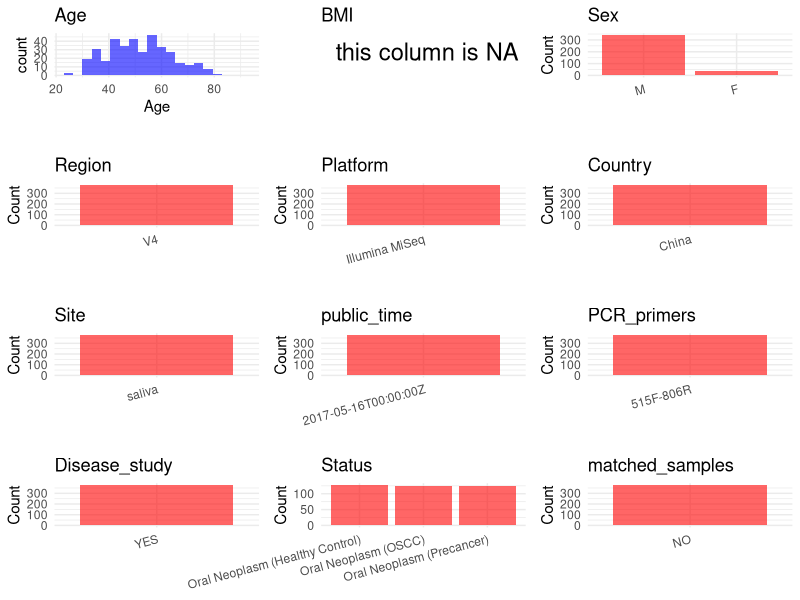

This figure's R source: (Note: this script raises an error after producing the figure.)
## ---- chunk 1
library(tidyverse)
library(ggplot2)
library(cowplot)

setwd("C:/Users/zyc/Desktop/oral_project/PRJNA386665")
initial_meta <- read.csv("SraRunTable.csv", header = TRUE) 
head(initial_meta)
## ---- chunk 2
metadata <- data.frame(
  BioProject = initial_meta$BioProject,
  Run = initial_meta$Run,
  sample_name = initial_meta$Sample.Name,
  Age = initial_meta$Host_Age, 
  BMI = NA,  
  Sex = initial_meta$host_sex,
  Region = "V4",
  Platform = initial_meta$Instrument,
  Country = initial_meta$geo_loc_name_country,
  Site = initial_meta$env_material,
  public_time = initial_meta$ReleaseDate,
  matched_samples = "NO",
  Status = initial_meta$Host_disease,
  stringsAsFactors = FALSE
)
## ---- chunk 3
 metadata <- metadata %>%
  mutate(Sex = recode(Sex, "female" = "F", "male" = "M"))
metadata <-metadata%>%
  mutate(Country = case_when(Country == "Taiwan" ~ "China"))

## ---- chunk 4
metadata$title <- "Bacterial alterations in salivary microbiota and their association in oral cancer"
metadata$Disease_study <- "YES"
metadata$PCR_primers <- "515F-806R"

head(metadata)
## ---- chunk 5
print(paste("Number of unique runs:", length(unique(metadata$Run))))
print(paste("Number of unique sample names:", length(unique(metadata$sample_name))))
## ---- chunk 6
plot_data <- metadata %>%
  select(-BioProject, -Run, -sample_name, -title)

# Function to create simple plots for each column
create_simple_plots <- function(data) {
  plots <- list()
  
  for (col in colnames(data)) {
    # Check if the column is all NA
    if (all(is.na(data[[col]]))) {
      # Create an empty plot with text indicating all NA
      p <- ggplot() +
        annotate("text", x = 0.5, y = 0.5, label = "this column is NA", size = 6) +
        labs(title = col) +
        theme_void()
    } else if (is.numeric(data[[col]])) {
      # Numeric variable: histogram
      p <- ggplot(data, aes(x = .data[[col]])) +
        geom_histogram(fill = "blue", alpha = 0.6, bins = 20, na.rm = TRUE) +
        labs(title = col) +
        theme_minimal()
    } else {
      # Categorical variable: bar plot (remove NA values)
      count_data <- as.data.frame(table(data[[col]], useNA = "ifany"))
      p <- ggplot(count_data, aes(x = reorder(Var1, -Freq), y = Freq)) +
        geom_col(fill = "red", alpha = 0.6) +
        labs(title = col, x = NULL, y = "Count") +
        theme_minimal() +
        theme(axis.text.x = element_text(angle = 15, hjust = 1))
    }
    plots[[col]] <- p
  }
  
  return(plots)
}


plots <- create_simple_plots(plot_data)
p<-plot_grid(plots$Age, 
          plots$BMI, 
          plots$Sex, 
          plots$Region, 
          plots$Platform, 
          plots$Country, 
          plots$Site,
          plots$public_time, 
          plots$PCR_primers,
          plots$Disease_study,
          plots$Status,
          plots$matched_samples,# add 
          ncol = 3, align = "hv", axis = "lb")
ggsave("Metadata_Summary.png", plot = p, width = 8, height = 6, dpi = 150)


## ---- chunk 7
knitr::include_graphics("Metadata_Summary.png")
## ---- chunk 8
metadata <- metadata[, c(
  "BioProject", "Run", "sample_name", "Age", "BMI", "Sex", 
  "Region", "Platform", "Country", "Site", "public_time", 
  "PCR_primers", "title", "Disease_study", "Status","matched_samples"
)]

write.csv(metadata, file = "metadata.csv", quote = FALSE)
